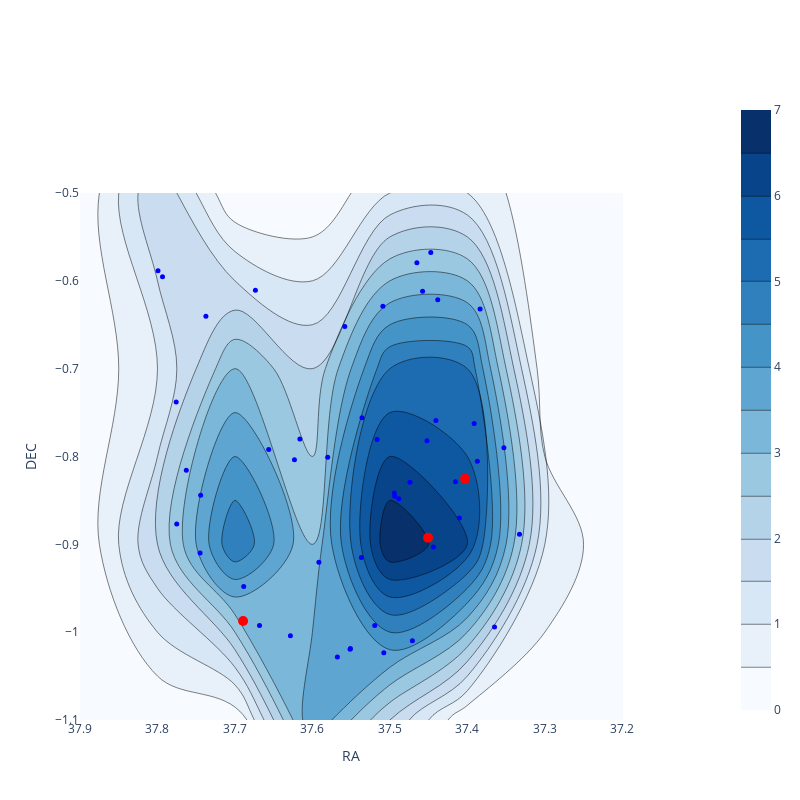

Here is the notebook cell this chart was saved with:
### Code cell
fig = go.Figure(data=data,layout=layout)
plotly.offline.iplot(fig)
